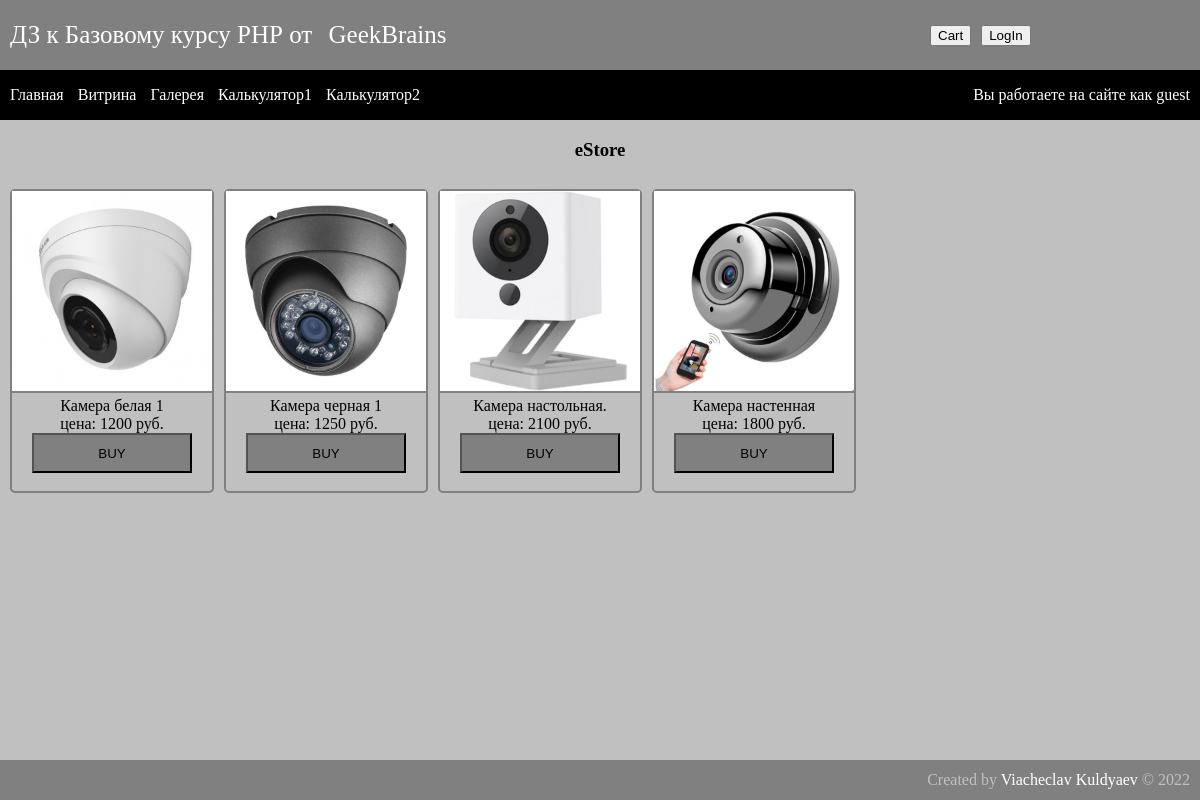
The app's page /store with its own data.
### tables this page shows
CREATE TABLE `goods` (
  `id` int(10) UNSIGNED NOT NULL,
  `name` varchar(150) NOT NULL,
  `s_describ` varchar(300) NOT NULL,
  `f_describ` text NOT NULL,
  `price` int(10) UNSIGNED NOT NULL,
  `quantity` int(10) UNSIGNED NOT NULL,
  `q_limit` int(10) UNSIGNED NOT NULL
);

### engine/db.php (called while the page is built, shortened)
<?php
function getDb(){
    static $db = null;
    if(is_null($db)){
        $db = @mysqli_connect(HOST, USER, PASS, DB) or die("Could not connect: " . mysqli_connect_error());
    }
    return $db;
}
function getAssocResult($sql){
    $result = @mysqli_query(getDb(), $sql) or die(mysqli_error(getDb()));
    $array_result = [];
    while($row = mysqli_fetch_assoc($result)){
        $array_result[] = $row;
    }
    return $array_result;
}

### models/store.php (called while the page is built, shortened)
<?php
function getGoods() {
    return getAssocResult("SELECT id, name, price FROM goods");
}

### templates/store.php (the view, shortened to what this page needs)
<?php foreach ($goods as $item):?>
    <div class="itemCard">
        <a href="/item/?id=<?=$item['id']?>" class="itemLink">
            <img src="images/imgs_goods_300/<?=$item['id']?>.jpg" alt="small img" class="imgimg">
        </a>
        <div class="itemInfo">
            <a href="/item/?id=<?=$item['id']?>" class="itemLink">
                <div class="itemName">
                    <?=$item['name']?>
                </div>
                <div class="itemPrice">
                    цена: <?=$item['price']?> руб.
                </div>
            </a>
            <div class="buyBtn">
                <button class="buy" data-itemid=<?=$item['id']?> data-session=<?=session_id()?>>BUY</button>
            </div>
        </div>
    </div>
<?php endforeach;?>

### css/style.css (style rules this page uses)
body, html { margin: 0; padding: 0; }
html { width: 100%; min-height: 100%; }
body { background-color: silver; display: flex; flex-direction: column; width: 100%; min-height: 100vh; }

### css/store.css (style rules this page uses)
.itemCard { width: 200px; height: 300px; display: flex; flex-direction: column; border: 2px solid grey; margin-right: 10px; margin-bottom: 10px; border-radius: 5px; }
.imgimg { width: 200px; height: 200px; border-bottom: 2px solid grey; }
.itemLink { color: black; width: 100%; text-decoration: none; }
.itemName, .itemPrice, .buyBtn { width: 100%; display: flex; justify-content: center; }
.buyBtn { min-height: 50px; }
.buy { height: 40px; width: 160px; background-color: grey; }

### records on screen
goods: shows a picture, name "Камера белая 1", price "1200"
goods: shows a picture, name "Камера черная 1", price "1250"
goods: shows a picture, name "Камера настольная.", price "2100"
goods: shows a picture, name "Камера настенная", price "1800"

### other values on screen
$_SESSION['login'] "guest"
